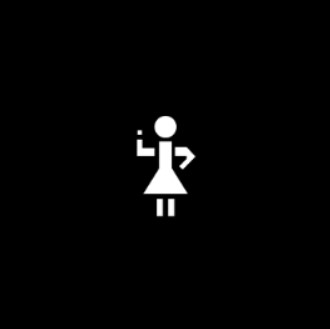
#> input picture images/imagen3.jpg, 330 x 329 px
$ jupyter execute cuaderno.ipynb
#> lines starting #> are read from the running program, lines starting #| are printed output that depends on the picture
## con distancia minima

[cell 1]
import numpy as np

# [62 lines left out: function calculate_ft_squared, not called in this run]

### abertura fresnel

[cell 2]
import numpy as np
import matplotlib.pyplot as plt
from scipy.special import fresnel

# --- PARÁMETROS FIJOS DE LA SIMULACIÓN ---
# Ancho de la rendija (en metros)
b = 2e-3  # 1 mm
# Longitud de onda de la luz (verde)
lambda_ = 592-9 # 532 nm

# --- PARÁMETROS DE LA EVOLUCIÓN ---
# Lista de Números de Fresnel para simular.
# NF grande = Cerca (Fresnel puro). NF pequeño = Lejos (casi Fraunhofer).
fresnel_numbers = [1,2,3
]


# --- CONFIGURACIÓN DE LA PANTALLA DE OBSERVACIÓN ---
# Coordenadas en la pantalla donde se medirá la intensidad
# Ajustamos el tamaño de la pantalla para ver bien el patrón central
screen_width = 8 * b
x_prime = np.linspace(-screen_width / 2, screen_width / 2, 2000)

# --- INICIO DE LA GRÁFICA ---
plt.style.use('seaborn-v0_8-talk')
fig, ax = plt.subplots(figsize=(14, 8))

# --- BUCLE PRINCIPAL: CALCULAR PARA CADA NÚMERO DE FRESNEL ---
for nf in fresnel_numbers:
    # 1. Calcular la distancia D correspondiente al número de Fresnel
    # Usamos la definición NF = b^2 / (lambda * D)
    D = b**2 / (lambda_ * nf)

    # 2. Calcular los límites de integración u1 y u2 para las integrales de Fresnel
    # Se asume una onda plana incidente (fuente en el infinito)
    u_factor = np.sqrt(2 / (lambda_ * D))
    u1 = u_factor * (x_prime - b / 2)
    u2 = u_factor * (x_prime + b / 2)

    # 3. Calcular las integrales de Fresnel usando la librería SciPy
    # fresnel() devuelve S(u) y C(u)
    S1, C1 = fresnel(u1)
    S2, C2 = fresnel(u2)

    # 4. Calcular la intensidad del patrón de Fresnel
    # I = I_0/2 * [ (C(u2)-C(u1))^2 + (S(u2)-S(u1))^2 ]
    intensity_fresnel = 0.5 * ((C2 - C1)**2 + (S2 - S1)**2)

    # 5. Graficar el resultado
    ax.plot(x_prime * 1e3, intensity_fresnel, label=f'Fresnel ($N_F$ = {nf})', lw=2)

# --- COMPARACIÓN CON LA DIFRACCIÓN DE FRAUNHOFER ---
# La difracción de Fraunhofer es el límite cuando D -> inf (NF -> 0)
# Su forma es una función sinc^2
D_far_field = b**2 / (lambda_ * 0.01) # Usamos un D muy grande para la escala
sinc_arg = (np.pi * b * x_prime) / (lambda_ * D_far_field)
intensity_fraunhofer = (np.sinc(sinc_arg / np.pi))**2 # np.sinc(x) = sin(pi*x)/(pi*x)

# Se normaliza para que el pico coincida con el caso de NF más bajo
peak_fresnel_far = np.max(intensity_fresnel) # Pico del último patrón de Fresnel calculado
intensity_fraunhofer *= peak_fresnel_far

ax.plot(x_prime * 1e3, intensity_fraunhofer, 'k--', label='Fraunhofer (Límite $N_F \\to 0$)', lw=3)


# --- FORMATO FINAL DE LA GRÁFICA ---
ax.set_xlabel("Posición en la pantalla x' (mm)")
ax.set_ylabel("Intensidad Relativa")
ax.set_title(f'Evolución de Difracción de Fresnel a Fraunhofer para una Rendija (b = {b*1e3} mm)')
ax.legend()
ax.grid(True, linestyle=':')
ax.set_xlim(-screen_width/2 * 1e3, screen_width/2 * 1e3)
plt.show()
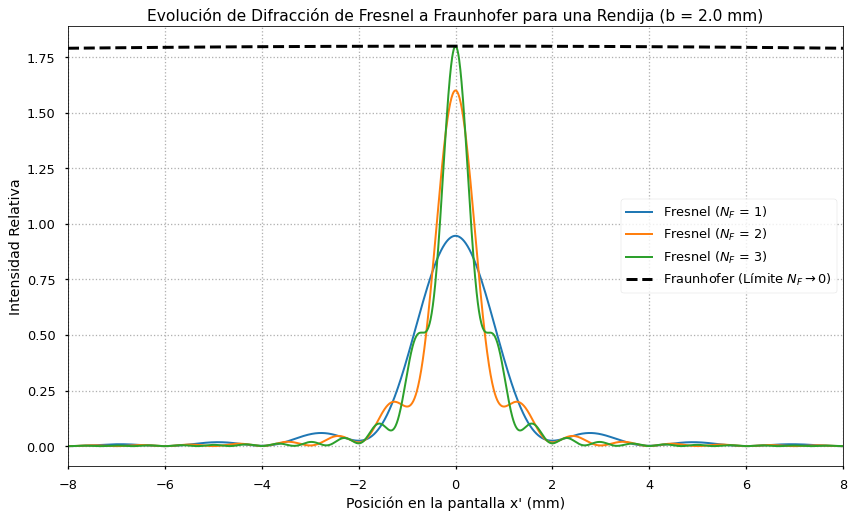
#> figure drawn by matplotlib, 1 panel; curve peaks at x = -0.004, y = 0.946; curve peaks at x = -0.004, y = 1.6; curve peaks at x = -0.004, y = 1.8

### borde recto

[cell 3]
import numpy as np
import matplotlib.pyplot as plt
from scipy.special import fresnel

# --- PARÁMETROS FIJOS DE LA SIMULACIÓN ---
# Longitud de onda de la luz (verde)
lambda_ = 532e-9 # 532 nm
# Ancho característico para definir el Número de Fresnel (ej. el ancho de la zona de interés)
# A diferencia de la rendija, el borde no tiene un ancho "b", así que definimos uno de referencia.
x_char = 0.5e-3 # 0.5 mm

# --- PARÁMETROS DE LA EVOLUCIÓN ---
# Lista de Números de Fresnel para simular.
fresnel_numbers = [10.0, 2.0, 0.5, 0.1]

# --- CONFIGURACIÓN DE LA PANTALLA DE OBSERVACIÓN ---
# El borde está en x'=0. Observamos a ambos lados.
screen_width = 8 * x_char
x_prime = np.linspace(-screen_width / 2, screen_width / 2, 2000)

# --- INICIO DE LA GRÁFICA ---
plt.style.use('seaborn-v0_8-talk')
fig, ax = plt.subplots(figsize=(14, 8))

# --- BUCLE PRINCIPAL: CALCULAR PARA CADA NÚMERO DE FRESNEL ---
for nf in fresnel_numbers:
    # 1. Calcular la distancia D correspondiente al número de Fresnel
    # Usamos la definición NF = x_char^2 / (lambda * D)
    D = x_char**2 / (lambda_ * nf)

    # 2. Calcular el argumento 'u' para la integral de Fresnel
    # Para un borde en x=0 y onda plana incidente
    u = x_prime * np.sqrt(2 / (lambda_ * D))

    # 3. Calcular las integrales de Fresnel
    S_u, C_u = fresnel(u)

    # 4. Calcular la intensidad del patrón de Fresnel para un borde
    # I = I_0/2 * [ (C(u) - C(-inf))^2 + (S(u) - S(-inf))^2 ]
    # Sabiendo que C(-inf) = S(-inf) = -0.5
    intensity_fresnel = 0.5 * ((C_u + 0.5)**2 + (S_u + 0.5)**2)

    # 5. Graficar el resultado
    ax.plot(x_prime * 1e3, intensity_fresnel, label=f'Fresnel ($D$ = {D:.2f} m, $N_F$ = {nf})', lw=2)


# --- FORMATO FINAL DE LA GRÁFICA ---
ax.axvline(0, color='k', linestyle='--', label='Borde Geométrico (x=0)')
ax.set_xlabel("Posición en la pantalla x' (mm)")
ax.set_ylabel("Intensidad Relativa")
ax.set_title(f'Evolución de Difracción de Fresnel para un Borde Recto')
ax.legend()
ax.grid(True, linestyle=':')
ax.set_xlim(-screen_width/2 * 1e3, screen_width/2 * 1e3)
plt.show()
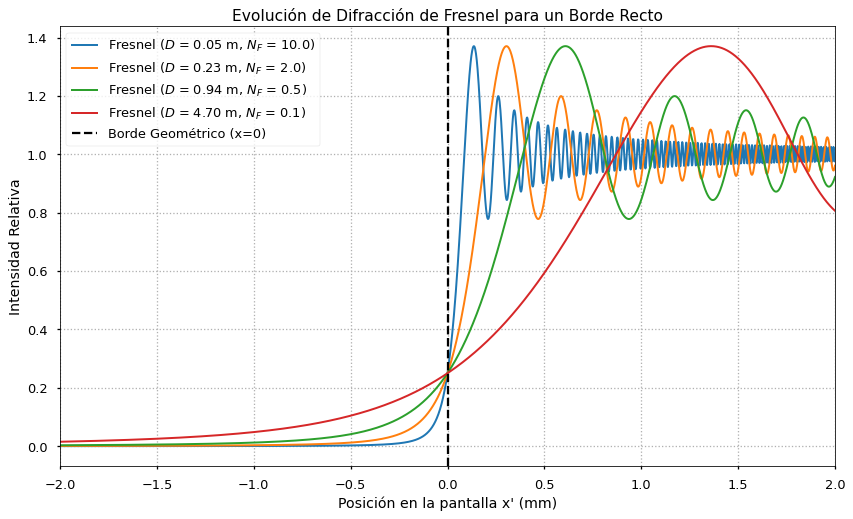
#> figure drawn by matplotlib, 1 panel; curve peaks at x = 0.137, y = 1.37; curve peaks at x = 0.305, y = 1.37; curve peaks at x = 0.609, y = 1.37

## notebooklm

[cell 4]
import numpy as np
import matplotlib.pyplot as plt
from scipy.special import fresnel

# Constantes del documento
lambda_val = 592e-9  # Longitud de onda en metros (592 nm) [1, 2]
d_val = 1.0          # Distancia de la fuente a la rendija en metros (d = 1 m) [1, 2]
b_val = 2.0e-3       # Ancho de la rendija en metros (b = 2 mm) [2]

# Rango espacial para la pantalla de observación (x_M en el documento)
x_M = np.linspace(-0.015, 0.015, 1000)  # De -1.5 cm a 1.5 cm

plt.figure(figsize=(12, 8))

# Distancias de la rendija a la pantalla (D) para mostrar la evolución.
# A mayor D, menor NF, acercándose al régimen de Fraunhofer.
# A menor D, mayor NF, en el régimen de Fresnel.
D_vals = [
    0.05,  # D = 0.05m (NF ~ 13.5, claramente Fresnel)
    0.2,   # D = 0.2m (NF ~ 3.4, Fresnel)
    1.0,   # D = 1.0m (NF = 1.67, según [2], todavía Fresnel)
    5.0,   # D = 5.0m (NF ~ 0.34, acercándose a Fraunhofer)
    20.0,  # D = 20.0m (NF ~ 0.08, Fraunhofer)
    100.0  # D = 100.0m (NF ~ 0.017, campo lejano Fraunhofer)
]

for D_val in D_vals:
    # Calcular el número de Fresnel (NF = b^2 / (λD)) [18, conversación]
    NF = (b_val**2) / (lambda_val * D_val)

    # Calcular la constante K = sqrt(2d / (D(d+D)λ)) según la ecuación 11.24 en [3]
    K = np.sqrt(2 * d_val / (D_val * (d_val + D_val) * lambda_val))

    # Calcular el parámetro 'w' relacionado con la Clotoide, w = b * K según [3] y [conversación]
    w_val = b_val * K

    # Calcular los límites de integración u1 y u2 para cada punto x_M
    # Estos límites se basan en la forma u = K * x, donde x es la posición relativa a la mitad de la rendija [3]
    u1 = K * (x_M - b_val / 2)
    u2 = K * (x_M + b_val / 2)

    # Calcular las Integrales de Fresnel C(u) y S(u)
    Cu1, Su1 = fresnel(u1)
    Cu2, Su2 = fresnel(u2)

    # Calcular la Intensidad de la luz [4, 5]: I = (1/2) * [(C(u2) - C(u1))^2 + (S(u2) - S(u1))^2]
    intensity = 0.5 * ((Cu2 - Cu1)**2 + (Su2 - Su1)**2)

    # Normalizar la intensidad con respecto al máximo de cada curva.
    # Esto permite visualizar claramente la evolución de la forma del patrón.
    intensity_norm = intensity / np.max(intensity)

    plt.plot(x_M * 1000, intensity_norm,
             label=f'D={D_val:.1f}m, NF={NF:.2f}, w={w_val:.2f}')

plt.title('Evolución del Patrón de Difracción de Rendija Simple\n(De Fresnel a Fraunhofer)')
plt.xlabel('Posición en la pantalla (mm)')
plt.ylabel('Intensidad Normalizada')
plt.grid(True)
plt.legend(title='Parámetros del Sistema', loc='upper right')
plt.xlim([-5, 5])  # Acercar el zoom a la parte central del patrón para mejor detalle
plt.show()
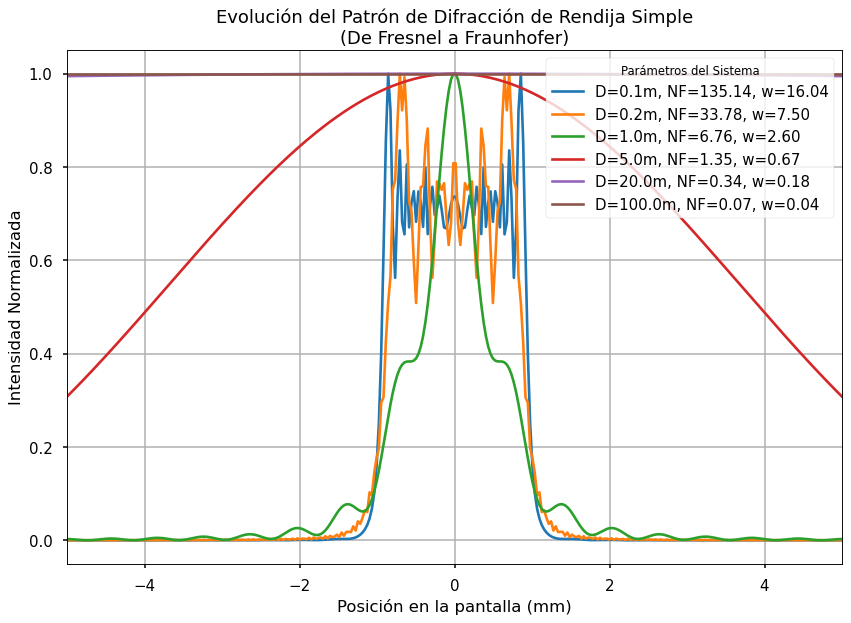
#> figure drawn by matplotlib, 1 panel; curve peaks at x = -0.856, y = 1; curve peaks at x = 0.706, y = 1; curve peaks at x = -0.015, y = 1

[cell 5]
# Constantes del documento
lambda_val = 592e-9  # Longitud de onda en metros (592 nm) [1, 2]
D_val = 1.0          # Distancia del borde a la pantalla en metros (D = 1 m) [1]
# Nota: Para la difracción por un borde, la definición simplificada del parámetro 'u' en la fuente [6]
# asume que la fuente está a una distancia muy grande (d -> infinito).

# Rango espacial para la pantalla de observación (x_M en el documento)
# El origen (x_M = 0) representa la posición del borde geométrico.
# Se observa desde la región de sombra (x_M < 0) hacia la región iluminada (x_M > 0).
x_M_edge = np.linspace(-0.015, 0.015, 500) # De -1.5 cm a 1.5 cm

plt.figure(figsize=(10, 6))

# Calcular la abscisa curvilínea 'u' para cada punto x_M
# u = x_M * sqrt(2 / (lambda * D)) según la ecuación 11.25 en [6]
u = x_M_edge * np.sqrt(2 / (lambda_val * D_val))

# Calcular las Integrales de Fresnel C(u) y S(u)
Cu, Su = fresnel(u)

# Calcular la Intensidad para un borde. La fórmula utilizada en la fuente es:
# I = (1/2) * [ (C(u) + 0.5)^2 + (S(u) + 0.5)^2 ] [7]
# Esta fórmula asume la integración desde -infinito hasta u.
intensity_edge = 0.5 * ((Cu + 0.5)**2 + (Su + 0.5)**2)

# La intensidad no se normaliza explícitamente aquí para reflejar los valores absolutos
# y las características de sobreexcitación (picos > 1) mostradas en las figuras del documento
# para la difracción por un borde [6, 7]. La intensidad en la región totalmente iluminada
# (lejos del borde, x_M >> 0) tiende a 1.

plt.plot(x_M_edge * 1000, intensity_edge, label=f'D={D_val:.1f}m, $\\lambda$={lambda_val*1e9:.0f}nm')

plt.title('Patrón de Difracción de Fresnel por un Borde Único')
plt.xlabel('Posición en la pantalla (mm) [0 es el borde geométrico]')
plt.ylabel('Intensidad')
plt.grid(True)
plt.legend()
plt.axvline(x=0, color='gray', linestyle='--', label='Borde Geométrico')
plt.axhline(y=1, color='red', linestyle=':', label='Intensidad Geométrica (Asintótica)')
plt.text(0.006*1000, 1.1, 'Región Iluminada', color='blue')
plt.text(-0.01*1000, 0.1, 'Región de Sombra', color='blue')
plt.xlim([-7, 7]) # Ajustar el rango X para una mejor visualización del patrón
plt.show()
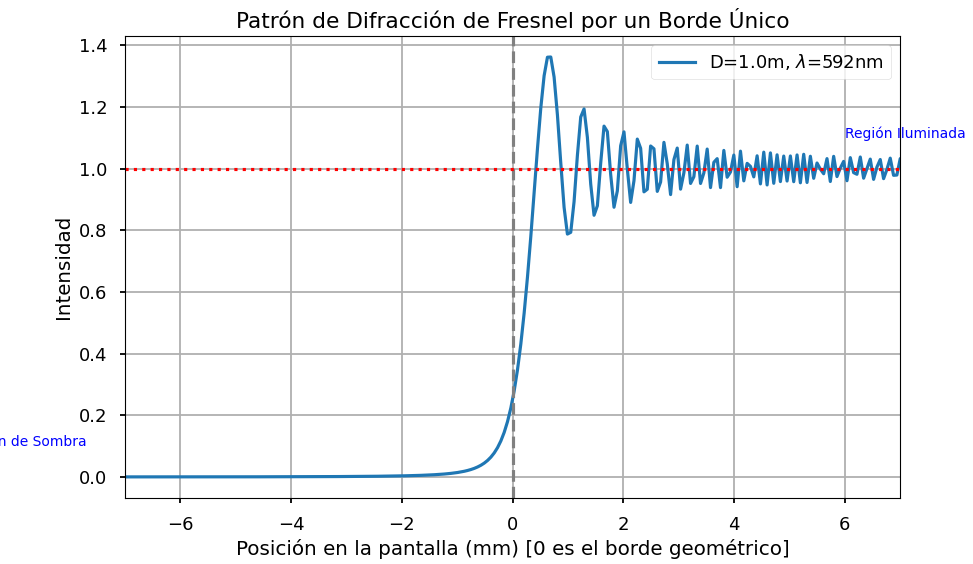
#> figure drawn by matplotlib, 1 panel; curve peaks at x = 0.691, y = 1.36

## difraccion 2D Fresnel

[cell 6]
import numpy as np
import matplotlib.pyplot as plt
from scipy.special import fresnel

def calculate_1d_fresnel_intensity(screen_coords, aperture_size, lambda_val, D_val):
    """
    Calcula el patrón de intensidad 1D de Fresnel para una rendija de tamaño dado.
    """
    # Calcular el argumento 'u' para las integrales de Fresnel
    u_factor = np.sqrt(2 / (lambda_val * D_val))
    u1 = u_factor * (screen_coords - aperture_size / 2)
    u2 = u_factor * (screen_coords + aperture_size / 2)

    # Calcular las integrales de Fresnel
    S1, C1 = fresnel(u1)
    S2, C2 = fresnel(u2)

    # Calcular la intensidad 1D
    intensity_1d = 0.5 * ((C2 - C1)**2 + (S2 - S1)**2)

    return intensity_1d

## --- PARÁMETROS MODIFICABLES ---

# 1. Parámetros geométricos de la rendija (en metros)
b = 0.8e-3  # Ancho de la rendija
h = 0.4e-3  # Alto de la rendija

# 2. Parámetros de la luz y la pantalla (en metros)
lambda_ = 600.8e-9 # Longitud de onda (láser He-Ne rojo)
D = 0.01            # Distancia de la rendija a la pantalla

# 3. Parámetros de la simulación
screen_size = 0.001 # Tamaño del área de visualización (1 cm)
N_points = 1024    # Resolución de la imagen

## --- VERIFICACIÓN DE NÚMEROS DE FRESNEL ---
NF_x = b**2 / (lambda_ * D)
NF_y = h**2 / (lambda_ * D)

print("-" * 40)
print("ANÁLISIS DE RÉGIMEN DE DIFRACCIÓN")
print(f"  - Ancho (b): {b*1e3} mm  ->  N_F_x = {NF_x:.2f}")
print(f"  - Alto  (h): {h*1e3} mm  ->  N_F_y = {NF_y:.2f}")
print("-" * 40)


## --- CÁLCULO DEL PATRÓN 2D ---

# Crear la malla de coordenadas 2D en la pantalla (x', y')
x_prime = np.linspace(-screen_size / 2, screen_size / 2, N_points)
y_prime = np.linspace(-screen_size / 2, screen_size / 2, N_points)
X_prime, Y_prime = np.meshgrid(x_prime, y_prime)

# Calcular el patrón de intensidad 1D para la dirección HORIZONTAL
intensity_x = calculate_1d_fresnel_intensity(X_prime, b, lambda_, D)

# Calcular el patrón de intensidad 1D para la dirección VERTICAL
intensity_y = calculate_1d_fresnel_intensity(Y_prime, h, lambda_, D)

# La intensidad 2D es el producto de las intensidades 1D
intensity_2d = intensity_x * intensity_y


## --- VISUALIZACIÓN ---

plt.style.use('default')
fig = plt.figure(figsize=(10, 10))
ax = fig.add_subplot(1, 1, 1)

# Se usa escala logarítmica para poder apreciar los detalles
im = ax.imshow(np.log1p(intensity_2d),
               cmap='hot',
               extent=[-screen_size/2*1e3, screen_size/2*1e3,
                       -screen_size/2*1e3, screen_size/2*1e3])

# Formato de la gráfica
ax.set_title(f'Patrón de Difracción de Fresnel 2D\n$N_F(x)={NF_x:.2f}$, $N_F(y)={NF_y:.2f}$')
ax.set_xlabel("Posición x' (mm)")
ax.set_ylabel("Posición y' (mm)")
fig.colorbar(im, ax=ax, label='Intensidad Relativa (escala log)', shrink=0.8)

plt.show()
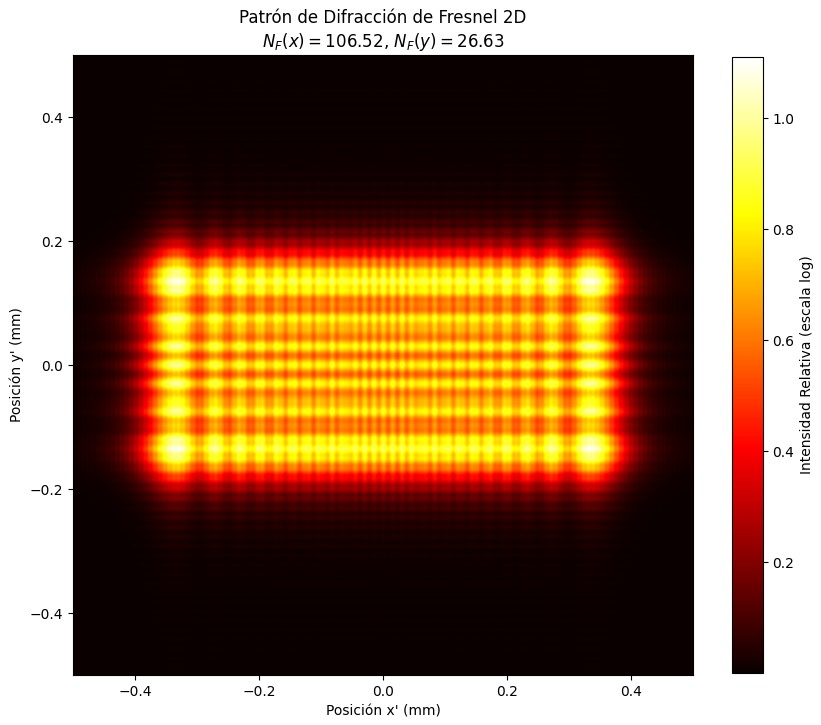
#> figure drawn by matplotlib, 2 panels

## FFT punto 2

[cell 7]
import numpy as np
import matplotlib.pyplot as plt
import matplotlib.image as mpimg
from scipy.ndimage import zoom

# --- 1. PARÁMETROS FÍSICOS Y DE SIMULACIÓN (MODIFICABLES) ---

# Ruta a tu imagen
image_path = 'images/imagen3.jpg'

# Factor de padding para suavizar la imagen final
factor_padding = 1

# Parámetros de la luz y la pantalla
lambda_ = 0.532e-6  # Longitud de onda (láser verde, en metros)
D = 0.5             # Distancia de la abertura a la pantalla (en metros)

# Parámetros de la abertura
aperture_physical_width = 150e-6 # El ancho físico de la imagen de la abertura en metros

# Parámetros de visualización
ancho_visualizacion_pantalla_m = 0.1 # 5 cm

# --- 2. CARGAR IMAGEN Y CREAR LA MÁSCARA DE ABERTURA ---

try:
    image_rgb = mpimg.imread(image_path)
#> image_rgb is the input picture: shape (329, 330, 3); min 0, max 255, mean 4.9
except FileNotFoundError:
    print(f"Error: No se encontró el archivo '{image_path}'.")
    exit()

# Convertir a escala de grises
image_gray = image_rgb[:, :, 0]
#> (the rest of the program and of its run is left out)
